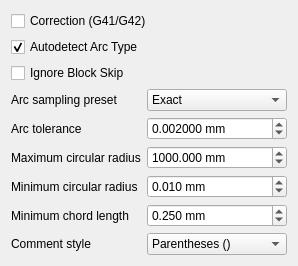
                    <widget class="QWidget" name="cncTab">
                        <attribute name="title">
                            <string>CNC / Execution</string>
                        </attribute>
                        <layout class="QFormLayout" name="cncForm">
                            <item row="0" column="0" colspan="2">
                                <widget class="QCheckBox" name="correctionCheck">
                                    <property name="text">
                                        <string>Correction (G41/G42)</string>
                                    </property>
                                </widget>
                            </item>
                            <item row="1" column="0" colspan="2">
                                <widget class="QCheckBox" name="autodetectArcTypeCheck">
                                    <property name="text">
                                        <string>Autodetect Arc Type</string>
                                    </property>
                                    <property name="checked">
                                        <bool>true</bool>
                                    </property>
                                </widget>
                            </item>
                            <item row="2" column="0" colspan="2">
                                <widget class="QCheckBox" name="ignoreBlockSkipCheck">
                                    <property name="text">
                                        <string>Ignore Block Skip</string>
                                    </property>
                                </widget>
                            </item>
                            <item row="3" column="0">
                                <widget class="QLabel" name="arcSamplingPresetLabel">
                                    <property name="text">
                                        <string>Arc sampling preset</string>
                                    </property>
                                </widget>
                            </item>
                            <item row="3" column="1">
                                <widget class="QComboBox" name="arcSamplingPresetCombo">
                                    <item>
                                        <property name="text">
                                            <string>Exact</string>
                                        </property>
                                    </item>
                                    <item>
                                        <property name="text">
                                            <string>Normal</string>
                                        </property>
                                    </item>
                                    <item>
                                        <property name="text">
                                            <string>Large Program</string>
                                        </property>
                                    </item>
                                    <item>
                                        <property name="text">
                                            <string>Very Large Program</string>
                                        </property>
                                    </item>
                                </widget>
                            </item>
                            <item row="4" column="0">
                                <widget class="QLabel" name="arcToleranceLabel">
                                    <property name="text">
                                        <string>Arc tolerance</string>
                                    </property>
                                </widget>
                            </item>
                            <item row="4" column="1">
                                <widget class="QDoubleSpinBox" name="arcToleranceSpin">
                                    <property name="suffix">
                                        <string> mm</string>
                                    </property>
                                    <property name="decimals">
                                        <number>6</number>
                                    </property>
                                    <property name="minimum">
                                        <double>0.000001</double>
                                    </property>
                                    <property name="maximum">
                                        <double>10.0</double>
                                    </property>
                                    <property name="singleStep">
                                        <double>0.001</double>
                                    </property>
                                    <property name="value">
                                        <double>0.002</double>
                                    </property>
                                </widget>
                            </item>
                            <item row="5" column="0">
                                <widget class="QLabel" name="maximumCircularRadiusLabel">
                                    <property name="text">
                                        <string>Maximum circular radius</string>
                                    </property>
                                </widget>
                            </item>
                            <item row="5" column="1">
                                <widget class="QDoubleSpinBox" name="maximumCircularRadiusSpin">
                                    <property name="suffix">
                                        <string> mm</string>
                                    </property>
                                    <property name="decimals">
                                        <number>3</number>
                                    </property>
                                    <property name="minimum">
                                        <double>0.001</double>
                                    </property>
                                    <property name="maximum">
                                        <double>1000000000.0</double>
                                    </property>
                                    <property name="value">
                                        <double>1000.0</double>
                                    </property>
                                </widget>
                            </item>
                            <item row="6" column="0">
                                <widget class="QLabel" name="minimumCircularRadiusLabel">
                                    <property name="text">
                                        <string>Minimum circular radius</string>
                                    </property>
                                </widget>
                            </item>
                            <item row="6" column="1">
                                <widget class="QDoubleSpinBox" name="minimumCircularRadiusSpin">
                                    <property name="suffix">
                                        <string> mm</string>
                                    </property>
                                    <property name="decimals">
                                        <number>3</number>
                                    </property>
                                    <property name="maximum">
                                        <double>1000000000.0</double>
                                    </property>
                                    <property name="value">
                                        <double>0.01</double>
                                    </property>
                                </widget>
                            </item>
                            <item row="7" column="0">
                                <widget class="QLabel" name="minimumChordLengthLabel">
                                    <property name="text">
                                        <string>Minimum chord length</string>
                                    </property>
                                </widget>
                            </item>
                            <item row="7" column="1">
                                <widget class="QDoubleSpinBox" name="minimumChordLengthSpin">
                                    <property name="suffix">
                                        <string> mm</string>
                                    </property>
                                    <property name="decimals">
                                        <number>3</number>
                                    </property>
                                    <property name="maximum">
                                        <double>1000000.0</double>
                                    </property>
                                    <property name="value">
                                        <double>0.25</double>
                                    </property>
                                </widget>
                            </item>
                            <item row="8" column="0">
                                <widget class="QLabel" name="commentStyleLabel">
                                    <property name="text">
                                        <string>Comment style</string>
                                    </property>
                                </widget>
                            </item>
                            <item row="8" column="1">
                                <widget class="QComboBox" name="commentStyleCombo">
                                    <item>
                                        <property name="text">
                                            <string>Parentheses ()</string>
                                        </property>
                                    </item>
                                    <item>
                                        <property name="text">
                                            <string>Semicolon ;</string>
                                        </property>
                                    </item>
                                </widget>
                            </item>
                        </layout>
                    </widget>
